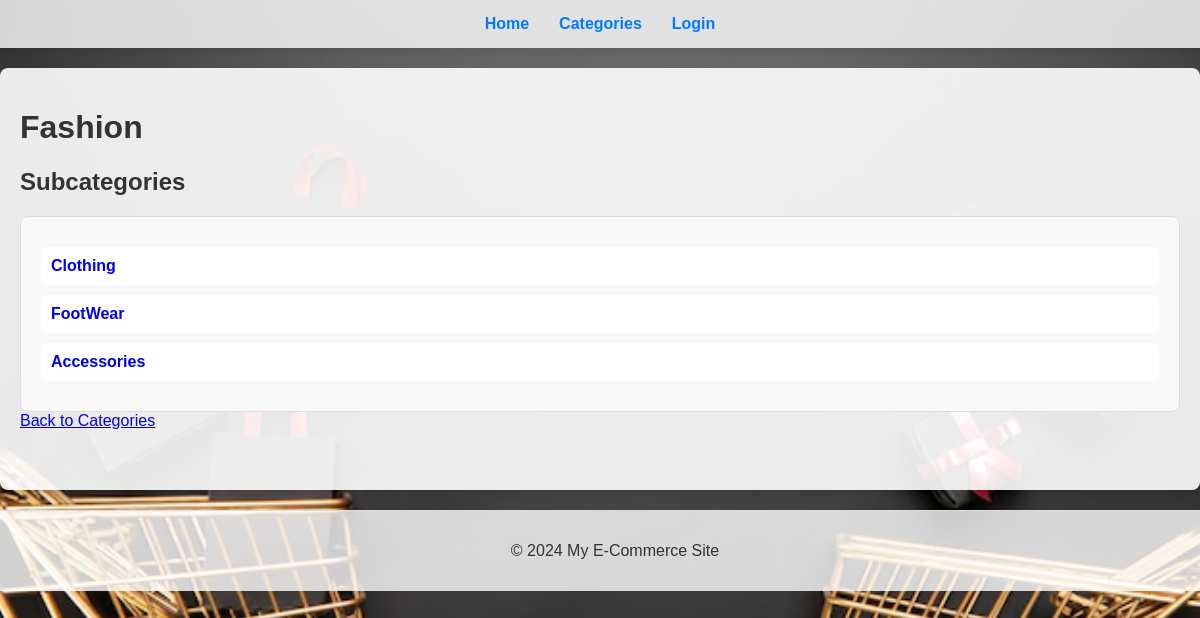
Page /category/1/ on the committed database.
### store/models.py (models this page shows, shortened)
class Category(models.Model):
    name = models.CharField(max_length=100)

class SubCategory(models.Model):
    name = models.CharField(max_length=255)
    category = models.ForeignKey(Category, related_name='subcategories', on_delete=models.CASCADE)

### store/views.py (the view)
# urls.py: path('category/<int:category_id>/', views.category_detail, name='category_detail'),
def category_detail(request, category_id):
    category = get_object_or_404(Category, id=category_id)
    subcategories = category.subcategories.all()
    return render(request, 'store/category_detail.html', {'category': category, 'subcategories': subcategories})

### store/templates/store/category_detail.html (shortened to what this page needs)
{% extends 'store/base.html' %}
{% block content %}
    <h1>{{ category.name }}</h1>
    <h2>Subcategories</h2>
    <div class="subcategory-list">
        <ul>
            {% for subcategory in category.subcategories.all %}
                <li>
                    <a href="{% url 'subcategory_detail' subcategory.id %}">{{ subcategory.name }}</a>
                </li>
            {% empty %}
                <li>No subcategories available.</li>
            {% endfor %}
        </ul>
    </div>
    <a href="{% url 'category_list' %}">Back to Categories</a>
{% endblock %}

### static/store/style.css (style rules this page uses)
body { font-family: Arial, sans-serif; background: url('../images/background.jpg') no-repeat center center fixed; background-size: cover; color: #333; margin: 0; padding: 0; }

### store/templates/store/category_detail.html (style rules this page uses)
.subcategory-list { padding: 20px; background-color: #f9f9f9; border: 1px solid #ddd; border-radius: 8px; }
.subcategory-list ul { list-style: none; padding: 0; margin: 0; }
.subcategory-list li { margin: 10px 0; }
.subcategory-list a { text-decoration: none; background-color: white; color: light blue; font-weight: bold; font-size: 16px; transition: color 0.3s, background-color 0.3s; padding: 10px; display: block; border-radius: 5px; }

### rows in the picture
Category: name "Fashion"
SubCategory: name "Clothing"
SubCategory: name "FootWear"
SubCategory: name "Accessories"
